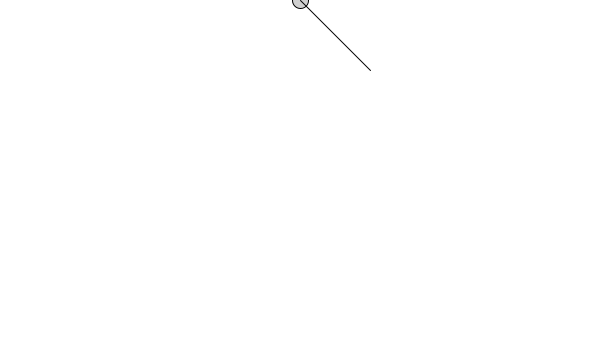
Frame 1 (no input)
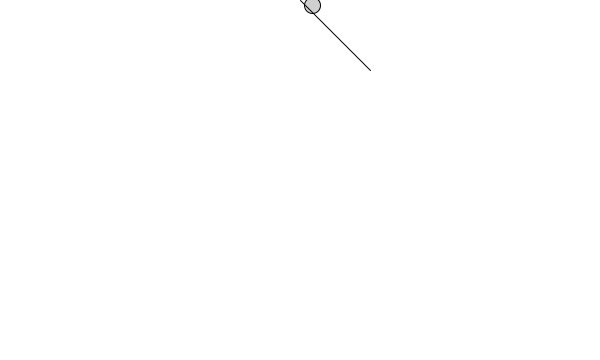
Frame 60 (the mouse pressed at the canvas centre just before this capture)
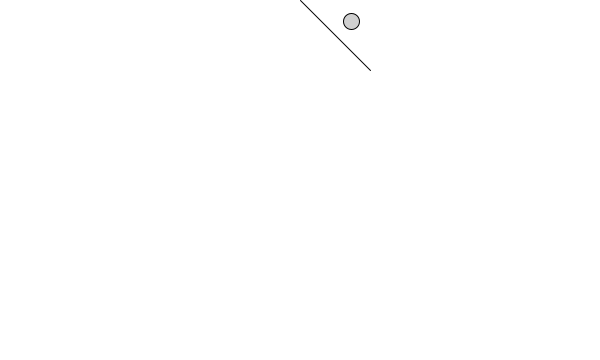
Frame 120 (the mouse held since frame 60 and released just before this capture)

The Processing sketch that drew these frames (run headless with seeded random() and noise(); from frame 60 on, the mouse is pressed at the canvas centre):

// Processing sketch: sketch_3_13_ApplyNormalForce
// ── sketch_3_13_ApplyNormalForce.pde
class Mover{
 
  PVector location;
  PVector velocity;
  PVector acceleration;
  float topspeed;
  float mass;
  
  
  Mover(float m, float x, float y){
   
    location = new PVector(x,y);
    velocity = new PVector(0,0);
    acceleration = new PVector(0,0);
    topspeed = 5;
    mass = m;
  }
  
  void update(){
   velocity.add(acceleration);
   velocity.limit(topspeed);
   location.add(velocity); 

    acceleration.mult(0);
  }
  
  void display(){
   stroke(0);
   fill(175,150);
   ellipse(location.x,location.y,mass*16,mass*16);
  }
  
  void applyForce(PVector force){
    PVector f = PVector.div(force,mass);
    acceleration.add(f);
    
  }
  
  void checkEdges(){
   if (location.x > width){
     location.x = width;
     velocity.x *= -1;
   }
   else if(location.x < 0){
     location.x = 0;
     velocity.x *= -1;
   }
   
   if (location.y > height){
     location.y = height;
     velocity.y *= -1;
   }
   else if(location.y < 0){
     location.y = 0;
     velocity.y *= -1;
   }
  }
}




Mover mover;
float angle =PI/4;


void setup(){
  size(600,360);
  
  mover = new Mover(1,width/2,0);
  

}


void draw(){
 
  
  background(255);


    
    
   
    /*
    PVector wind = new PVector(0.001,0);
    
    float c = 0.01;
    PVector friction = PVector.mult(mover.velocity,-1);
    friction.normalize();
    friction.mult(c);
    
    mover.applyForce(friction);
    mover.applyForce(wind);
    
    */
    
    PVector gravity = new PVector(0,0.01 * mover.mass);
    
    PVector normal = new PVector();
    
    float mag = gravity.mag();
    
    normal.set(mag*sin(PI - angle), mag*cos(PI - angle),0);
    
    mover.applyForce(normal);
    mover.applyForce(gravity);
    mover.update();
    mover.checkEdges();
    mover.display();
    
    pushMatrix();
    translate(width/2,0);
    line(0,0,100*sin(angle),100*cos(angle));
    popMatrix();
  
}
